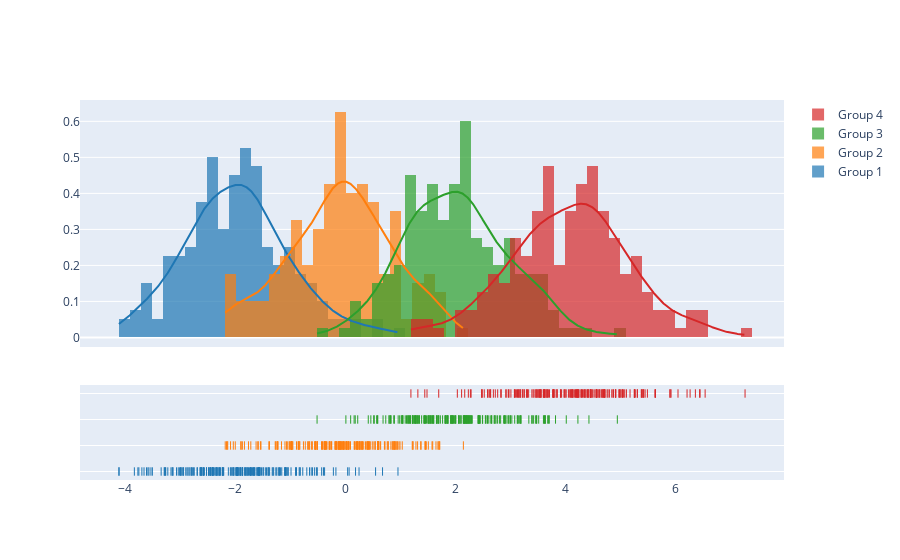

The notebook cell saved with this chart:
### Code cell
import plotly.figure_factory as ff

# Add histogram data
x1 = np.random.randn(200) - 2
x2 = np.random.randn(200)
x3 = np.random.randn(200) + 2
x4 = np.random.randn(200) + 4

# Group data together
hist_data = [x1, x2, x3, x4]

group_labels = ['Group 1', 'Group 2', 'Group 3', 'Group 4']

# Create distplot with custom bin_size
fig = ff.create_distplot(hist_data, group_labels, bin_size=.2)
fig.show()

### Figure 1 — Plotly figure (JSON) as saved in the notebook; plotly's stock layout.template omitted (floating-point values rounded to 4 significant figures; data arrays with more than 128 entries replaced by an {"elided": "..."} marker saying what was removed)
{"data": [{"autobinx": false, "histnorm": "probability density", "legendgroup": "Group 1", "marker": {"color": "rgb(31, 119, 180)"}, "name": "Group 1", "opacity": 0.7, "type": "histogram", "x": {"elided": "200 float values"}, "xaxis": "x", "xbins": {"end": 0.9601, "size": 0.2, "start": -4.106}, "yaxis": "y"}, {"autobinx": false, "histnorm": "probability density", "legendgroup": "Group 2", "marker": {"color": "rgb(255, 127, 14)"}, "name": "Group 2", "opacity": 0.7, "type": "histogram", "x": {"elided": "200 float values"}, "xaxis": "x", "xbins": {"end": 2.148, "size": 0.2, "start": -2.176}, "yaxis": "y"}, {"autobinx": false, "histnorm": "probability density", "legendgroup": "Group 3", "marker": {"color": "rgb(44, 160, 44)"}, "name": "Group 3", "opacity": 0.7, "type": "histogram", "x": {"elided": "200 float values"}, "xaxis": "x", "xbins": {"end": 4.943, "size": 0.2, "start": -0.5087}, "yaxis": "y"}, {"autobinx": false, "histnorm": "probability density", "legendgroup": "Group 4", "marker": {"color": "rgb(214, 39, 40)"}, "name": "Group 4", "opacity": 0.7, "type": "histogram", "x": {"elided": "200 float values"}, "xaxis": "x", "xbins": {"end": 7.262, "size": 0.2, "start": 1.195}, "yaxis": "y"}, {"legendgroup": "Group 1", "marker": {"color": "rgb(31, 119, 180)"}, "mode": "lines", "name": "Group 1", "showlegend": false, "type": "scatter", "x": {"elided": "500 float values"}, "xaxis": "x", "y": {"elided": "500 float values"}, "yaxis": "y"}, {"legendgroup": "Group 2", "marker": {"color": "rgb(255, 127, 14)"}, "mode": "lines", "name": "Group 2", "showlegend": false, "type": "scatter", "x": {"elided": "500 float values"}, "xaxis": "x", "y": {"elided": "500 float values"}, "yaxis": "y"}, {"legendgroup": "Group 3", "marker": {"color": "rgb(44, 160, 44)"}, "mode": "lines", "name": "Group 3", "showlegend": false, "type": "scatter", "x": {"elided": "500 float values"}, "xaxis": "x", "y": {"elided": "500 float values"}, "yaxis": "y"}, {"legendgroup": "Group 4", "marker": {"color": "rgb(214, 39, 40)"}, "mode": "lines", "name": "Group 4", "showlegend": false, "type": "scatter", "x": {"elided": "500 float values"}, "xaxis": "x", "y": {"elided": "500 float values"}, "yaxis": "y"}, {"legendgroup": "Group 1", "marker": {"color": "rgb(31, 119, 180)", "symbol": "line-ns-open"}, "mode": "markers", "name": "Group 1", "showlegend": false, "type": "scatter", "x": {"elided": "200 float values"}, "xaxis": "x", "y": {"elided": "200 str values"}, "yaxis": "y2"}, {"legendgroup": "Group 2", "marker": {"color": "rgb(255, 127, 14)", "symbol": "line-ns-open"}, "mode": "markers", "name": "Group 2", "showlegend": false, "type": "scatter", "x": {"elided": "200 float values"}, "xaxis": "x", "y": {"elided": "200 str values"}, "yaxis": "y2"}, {"legendgroup": "Group 3", "marker": {"color": "rgb(44, 160, 44)", "symbol": "line-ns-open"}, "mode": "markers", "name": "Group 3", "showlegend": false, "type": "scatter", "x": {"elided": "200 float values"}, "xaxis": "x", "y": {"elided": "200 str values"}, "yaxis": "y2"}, {"legendgroup": "Group 4", "marker": {"color": "rgb(214, 39, 40)", "symbol": "line-ns-open"}, "mode": "markers", "name": "Group 4", "showlegend": false, "type": "scatter", "x": {"elided": "200 float values"}, "xaxis": "x", "y": {"elided": "200 str values"}, "yaxis": "y2"}], "layout": {"barmode": "overlay", "hovermode": "closest", "legend": {"traceorder": "reversed"}, "xaxis": {"anchor": "y2", "domain": [0.0, 1.0], "zeroline": false}, "yaxis": {"anchor": "free", "domain": [0.35, 1], "position": 0.0}, "yaxis2": {"anchor": "x", "domain": [0, 0.25], "dtick": 1, "showticklabels": false}}}
